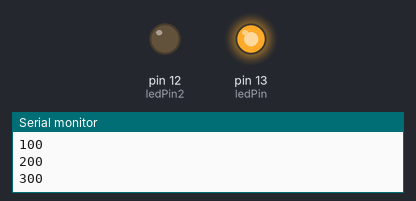
Bench run of a sketch on a simulated Arduino Uno, built with avr-gcc and run on an emulated ATmega328P. On the bench: output pins drawn as LEDs (lit = HIGH), the last lines printed to the serial monitor.

Above: at 0.75 s.
At 10.5 s:
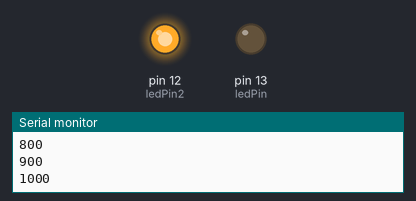
Timing chart, 0 to 25.7 s (numbered marks = the images above):
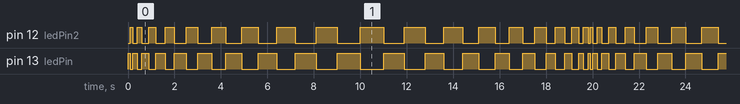

Measured:
- by itself, pin 12 (ledPin2), pin 13 (ledPin): moves between LOW and HIGH, repeating every 19.8 s
- by itself, everything shown: repeats every 19.8 s, in 36 steps

The sketch:

blink_with_function.ino
```cpp
int ledPin = 13;
int ledPin2 = 12;
int delayPeroid = 100;
int delayIncrase = 100;

void setup()
{
  pinMode(ledPin, OUTPUT);
  pinMode(ledPin2, OUTPUT);
  Serial.begin(9600);        //start serial port
}

void loop()
{

    for(int i = 0; i < 9; i++)          //delay incrasing to 1000 and decrasing to 100
    {
      Serial.print(delayPeroid);    //send delayPeroid value to serial port
      Serial.print("\n");           //enter
      flash();
      delayPeroid = delayPeroid + delayIncrase;  //incrase delay time
    }

    delayIncrase = -delayIncrase;

}

void flash()
{
  digitalWrite(ledPin, HIGH);   //led on
  digitalWrite(ledPin2, LOW);
  delay(delayPeroid);
  digitalWrite(ledPin, LOW);    //led off
  digitalWrite(ledPin2, HIGH);
  delay(delayPeroid);

}
```
